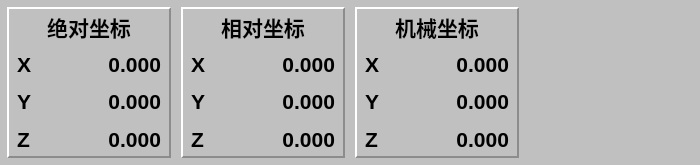
<?xml version="1.0" encoding="UTF-8"?>
<ui version="4.0">
 <class>Form</class>
 <widget class="QWidget" name="Form">
  <property name="geometry">
   <rect>
    <x>0</x>
    <y>0</y>
    <width>700</width>
    <height>165</height>
   </rect>
  </property>
  <property name="minimumSize">
   <size>
    <width>700</width>
    <height>165</height>
   </size>
  </property>
  <property name="maximumSize">
   <size>
    <width>700</width>
    <height>165</height>
   </size>
  </property>
  <property name="windowTitle">
   <string>Form</string>
  </property>
  <property name="styleSheet">
   <string notr="true">background-color: rgb(192, 192, 192);</string>
  </property>
  <layout class="QGridLayout" name="gridLayout" columnstretch="1,1,1,1">
   <property name="leftMargin">
    <number>7</number>
   </property>
   <property name="topMargin">
    <number>7</number>
   </property>
   <property name="rightMargin">
    <number>7</number>
   </property>
   <property name="bottomMargin">
    <number>7</number>
   </property>
   <property name="horizontalSpacing">
    <number>10</number>
   </property>
   <item row="0" column="0">
    <widget class="QWidget" name="widget" native="true">
     <property name="styleSheet">
      <string notr="true"/>
     </property>
     <layout class="QGridLayout" name="gridLayout_2" columnstretch="1,2">
      <property name="leftMargin">
       <number>0</number>
      </property>
      <property name="topMargin">
       <number>0</number>
      </property>
      <property name="rightMargin">
       <number>0</number>
      </property>
      <property name="bottomMargin">
       <number>0</number>
      </property>
      <property name="spacing">
       <number>0</number>
      </property>
      <item row="0" column="0" colspan="2">
       <widget class="QLabel" name="label">
        <property name="font">
         <font>
          <pointsize>16</pointsize>
          <weight>75</weight>
          <bold>true</bold>
         </font>
        </property>
        <property name="styleSheet">
         <string notr="true">border-left: 2px solid white;
border-top: 2px solid white;
border-right: 2px solid rgb(140,140,140);</string>
        </property>
        <property name="text">
         <string>绝对坐标</string>
        </property>
        <property name="alignment">
         <set>Qt::AlignCenter</set>
        </property>
       </widget>
      </item>
      <item row="1" column="0">
       <widget class="QLabel" name="label_2">
        <property name="font">
         <font>
          <pointsize>16</pointsize>
          <weight>75</weight>
          <bold>true</bold>
         </font>
        </property>
        <property name="styleSheet">
         <string notr="true">border-left: 2px solid white;</string>
        </property>
        <property name="text">
         <string>X</string>
        </property>
        <property name="indent">
         <number>10</number>
        </property>
       </widget>
      </item>
      <item row="1" column="1">
       <widget class="QLabel" name="Lab_X_PosAbs">
        <property name="font">
         <font>
          <pointsize>16</pointsize>
          <weight>75</weight>
          <bold>true</bold>
         </font>
        </property>
        <property name="styleSheet">
         <string notr="true">border-right: 2px solid rgb(140,140,140);</string>
        </property>
        <property name="text">
         <string>0.000</string>
        </property>
        <property name="alignment">
         <set>Qt::AlignRight|Qt::AlignTrailing|Qt::AlignVCenter</set>
        </property>
        <property name="indent">
         <number>10</number>
        </property>
       </widget>
      </item>
      <item row="2" column="0">
       <widget class="QLabel" name="label_3">
        <property name="font">
         <font>
          <pointsize>16</pointsize>
          <weight>75</weight>
          <bold>true</bold>
         </font>
        </property>
        <property name="styleSheet">
         <string notr="true">border-left: 2px solid white;</string>
        </property>
        <property name="text">
         <string>Y</string>
        </property>
        <property name="indent">
         <number>10</number>
        </property>
       </widget>
      </item>
      <item row="2" column="1">
       <widget class="QLabel" name="Lab_Y_PosAbs">
        <property name="font">
         <font>
          <pointsize>16</pointsize>
          <weight>75</weight>
          <bold>true</bold>
         </font>
        </property>
        <property name="styleSheet">
         <string notr="true">border-right: 2px solid rgb(140,140,140);</string>
        </property>
        <property name="text">
         <string>0.000</string>
        </property>
        <property name="alignment">
         <set>Qt::AlignRight|Qt::AlignTrailing|Qt::AlignVCenter</set>
        </property>
        <property name="indent">
         <number>10</number>
        </property>
       </widget>
      </item>
      <item row="3" column="0">
       <widget class="QLabel" name="label_4">
        <property name="font">
         <font>
          <pointsize>16</pointsize>
          <weight>75</weight>
          <bold>true</bold>
         </font>
        </property>
        <property name="styleSheet">
         <string notr="true">border-left: 2px solid white;
border-bottom: 2px solid rgb(140,140,140);</string>
        </property>
        <property name="text">
         <string>Z</string>
        </property>
        <property name="indent">
         <number>10</number>
        </property>
       </widget>
      </item>
      <item row="3" column="1">
       <widget class="QLabel" name="Lab_Z_PosAbs">
        <property name="font">
         <font>
          <pointsize>16</pointsize>
          <weight>75</weight>
          <bold>true</bold>
         </font>
        </property>
        <property name="styleSheet">
         <string notr="true">border-right: 2px solid rgb(140,140,140);
border-bottom: 2px solid rgb(140,140,140);</string>
        </property>
        <property name="text">
         <string>0.000</string>
        </property>
        <property name="alignment">
         <set>Qt::AlignRight|Qt::AlignTrailing|Qt::AlignVCenter</set>
        </property>
        <property name="indent">
         <number>10</number>
        </property>
       </widget>
      </item>
     </layout>
    </widget>
   </item>
   <item row="0" column="1">
    <widget class="QWidget" name="widget_2" native="true">
     <property name="styleSheet">
      <string notr="true"/>
     </property>
     <layout class="QGridLayout" name="gridLayout_3" columnstretch="1,2">
      <property name="leftMargin">
       <number>0</number>
      </property>
      <property name="topMargin">
       <number>0</number>
      </property>
      <property name="rightMargin">
       <number>0</number>
      </property>
      <property name="bottomMargin">
       <number>0</number>
      </property>
      <property name="spacing">
       <number>0</number>
      </property>
      <item row="0" column="0" colspan="2">
       <widget class="QLabel" name="label_5">
        <property name="font">
         <font>
          <pointsize>16</pointsize>
          <weight>75</weight>
          <bold>true</bold>
         </font>
        </property>
        <property name="styleSheet">
         <string notr="true">border-left: 2px solid white;
border-top: 2px solid white;
border-right: 2px solid rgb(140,140,140);</string>
        </property>
        <property name="text">
         <string>相对坐标</string>
        </property>
        <property name="alignment">
         <set>Qt::AlignCenter</set>
        </property>
       </widget>
      </item>
      <item row="1" column="0">
       <widget class="QLabel" name="label_6">
        <property name="font">
         <font>
          <pointsize>16</pointsize>
          <weight>75</weight>
          <bold>true</bold>
         </font>
        </property>
        <property name="styleSheet">
         <string notr="true">border-left: 2px solid white;</string>
        </property>
        <property name="text">
         <string>X</string>
        </property>
        <property name="indent">
         <number>10</number>
        </property>
       </widget>
      </item>
      <item row="1" column="1">
       <widget class="QLabel" name="Lab_X_PosRel">
        <property name="font">
         <font>
          <pointsize>16</pointsize>
          <weight>75</weight>
          <bold>true</bold>
         </font>
        </property>
        <property name="styleSheet">
         <string notr="true">border-right: 2px solid rgb(140,140,140);</string>
        </property>
        <property name="text">
         <string>0.000</string>
        </property>
        <property name="alignment">
         <set>Qt::AlignRight|Qt::AlignTrailing|Qt::AlignVCenter</set>
        </property>
        <property name="indent">
         <number>10</number>
        </property>
       </widget>
      </item>
      <item row="2" column="0">
       <widget class="QLabel" name="label_7">
        <property name="font">
         <font>
          <pointsize>16</pointsize>
          <weight>75</weight>
          <bold>true</bold>
         </font>
        </property>
        <property name="styleSheet">
         <string notr="true">border-left: 2px solid white;</string>
        </property>
        <property name="text">
         <string>Y</string>
        </property>
        <property name="indent">
         <number>10</number>
        </property>
       </widget>
      </item>
      <item row="2" column="1">
       <widget class="QLabel" name="Lab_Y_PosRel">
        <property name="font">
         <font>
          <pointsize>16</pointsize>
          <weight>75</weight>
          <bold>true</bold>
         </font>
        </property>
        <property name="styleSheet">
         <string notr="true">border-right: 2px solid rgb(140,140,140);</string>
        </property>
        <property name="text">
         <string>0.000</string>
        </property>
        <property name="alignment">
         <set>Qt::AlignRight|Qt::AlignTrailing|Qt::AlignVCenter</set>
        </property>
        <property name="indent">
         <number>10</number>
        </property>
       </widget>
      </item>
      <item row="3" column="0">
       <widget class="QLabel" name="label_8">
        <property name="font">
         <font>
          <pointsize>16</pointsize>
          <weight>75</weight>
          <bold>true</bold>
         </font>
        </property>
        <property name="styleSheet">
         <string notr="true">border-left: 2px solid white;
border-bottom: 2px solid rgb(140,140,140);</string>
        </property>
        <property name="text">
         <string>Z</string>
        </property>
        <property name="indent">
         <number>10</number>
        </property>
       </widget>
      </item>
      <item row="3" column="1">
       <widget class="QLabel" name="Lab_Z_PosRel">
        <property name="font">
         <font>
          <pointsize>16</pointsize>
          <weight>75</weight>
          <bold>true</bold>
         </font>
        </property>
        <property name="styleSheet">
         <string notr="true">border-right: 2px solid rgb(140,140,140);
border-bottom: 2px solid rgb(140,140,140);</string>
        </property>
        <property name="text">
         <string>0.000</string>
        </property>
        <property name="alignment">
         <set>Qt::AlignRight|Qt::AlignTrailing|Qt::AlignVCenter</set>
        </property>
        <property name="indent">
         <number>10</number>
        </property>
       </widget>
      </item>
     </layout>
    </widget>
   </item>
   <item row="0" column="2">
    <widget class="QWidget" name="widget_3" native="true">
     <property name="styleSheet">
      <string notr="true"/>
     </property>
     <layout class="QGridLayout" name="gridLayout_4" columnstretch="1,2">
      <property name="leftMargin">
       <number>0</number>
      </property>
      <property name="topMargin">
       <number>0</number>
      </property>
      <property name="rightMargin">
       <number>0</number>
      </property>
      <property name="bottomMargin">
       <number>0</number>
      </property>
      <property name="spacing">
       <number>0</number>
      </property>
      <item row="0" column="0" colspan="2">
       <widget class="QLabel" name="label_11">
        <property name="font">
         <font>
          <pointsize>16</pointsize>
          <weight>75</weight>
          <bold>true</bold>
         </font>
        </property>
        <property name="styleSheet">
         <string notr="true">border-left: 2px solid white;
border-top: 2px solid white;
border-right: 2px solid rgb(140,140,140);</string>
        </property>
        <property name="text">
         <string>机械坐标</string>
        </property>
        <property name="alignment">
         <set>Qt::AlignCenter</set>
        </property>
       </widget>
      </item>
      <item row="1" column="0">
       <widget class="QLabel" name="label_12">
        <property name="font">
         <font>
          <pointsize>16</pointsize>
          <weight>75</weight>
          <bold>true</bold>
         </font>
        </property>
        <property name="styleSheet">
         <string notr="true">border-left: 2px solid white;</string>
        </property>
        <property name="text">
         <string>X</string>
        </property>
        <property name="indent">
         <number>10</number>
        </property>
       </widget>
      </item>
      <item row="1" column="1">
       <widget class="QLabel" name="Lab_X_PosComp">
        <property name="font">
         <font>
          <pointsize>16</pointsize>
          <weight>75</weight>
          <bold>true</bold>
         </font>
        </property>
        <property name="styleSheet">
         <string notr="true">border-right: 2px solid rgb(140,140,140);</string>
        </property>
        <property name="text">
         <string>0.000</string>
        </property>
        <property name="alignment">
         <set>Qt::AlignRight|Qt::AlignTrailing|Qt::AlignVCenter</set>
        </property>
        <property name="indent">
         <number>10</number>
        </property>
       </widget>
      </item>
      <item row="2" column="0">
       <widget class="QLabel" name="label_13">
        <property name="font">
         <font>
          <pointsize>16</pointsize>
          <weight>75</weight>
          <bold>true</bold>
         </font>
        </property>
        <property name="styleSheet">
         <string notr="true">border-left: 2px solid white;</string>
        </property>
        <property name="text">
         <string>Y</string>
        </property>
        <property name="indent">
         <number>10</number>
        </property>
       </widget>
      </item>
      <item row="2" column="1">
       <widget class="QLabel" name="Lab_Y_PosComp">
        <property name="font">
         <font>
          <pointsize>16</pointsize>
          <weight>75</weight>
          <bold>true</bold>
         </font>
        </property>
        <property name="styleSheet">
         <string notr="true">border-right: 2px solid rgb(140,140,140);</string>
        </property>
        <property name="text">
         <string>0.000</string>
        </property>
        <property name="alignment">
         <set>Qt::AlignRight|Qt::AlignTrailing|Qt::AlignVCenter</set>
        </property>
        <property name="indent">
         <number>10</number>
        </property>
       </widget>
      </item>
      <item row="3" column="0">
       <widget class="QLabel" name="label_14">
        <property name="font">
         <font>
          <pointsize>16</pointsize>
          <weight>75</weight>
          <bold>true</bold>
         </font>
        </property>
        <property name="styleSheet">
         <string notr="true">border-left: 2px solid white;
border-bottom: 2px solid rgb(140,140,140);</string>
        </property>
        <property name="text">
         <string>Z</string>
        </property>
        <property name="indent">
         <number>10</number>
        </property>
       </widget>
      </item>
      <item row="3" column="1">
       <widget class="QLabel" name="Lab_Z_PosComp">
        <property name="font">
         <font>
          <pointsize>16</pointsize>
          <weight>75</weight>
          <bold>true</bold>
         </font>
        </property>
        <property name="styleSheet">
         <string notr="true">border-right: 2px solid rgb(140,140,140);
border-bottom: 2px solid rgb(140,140,140);</string>
        </property>
        <property name="text">
         <string>0.000</string>
        </property>
        <property name="alignment">
         <set>Qt::AlignRight|Qt::AlignTrailing|Qt::AlignVCenter</set>
        </property>
        <property name="indent">
         <number>10</number>
        </property>
       </widget>
      </item>
     </layout>
    </widget>
   </item>
   <item row="0" column="3">
    <widget class="QWidget" name="widget_4" native="true">
     <property name="styleSheet">
      <string notr="true"/>
     </property>
    </widget>
   </item>
  </layout>
 </widget>
 <resources/>
 <connections/>
</ui>
